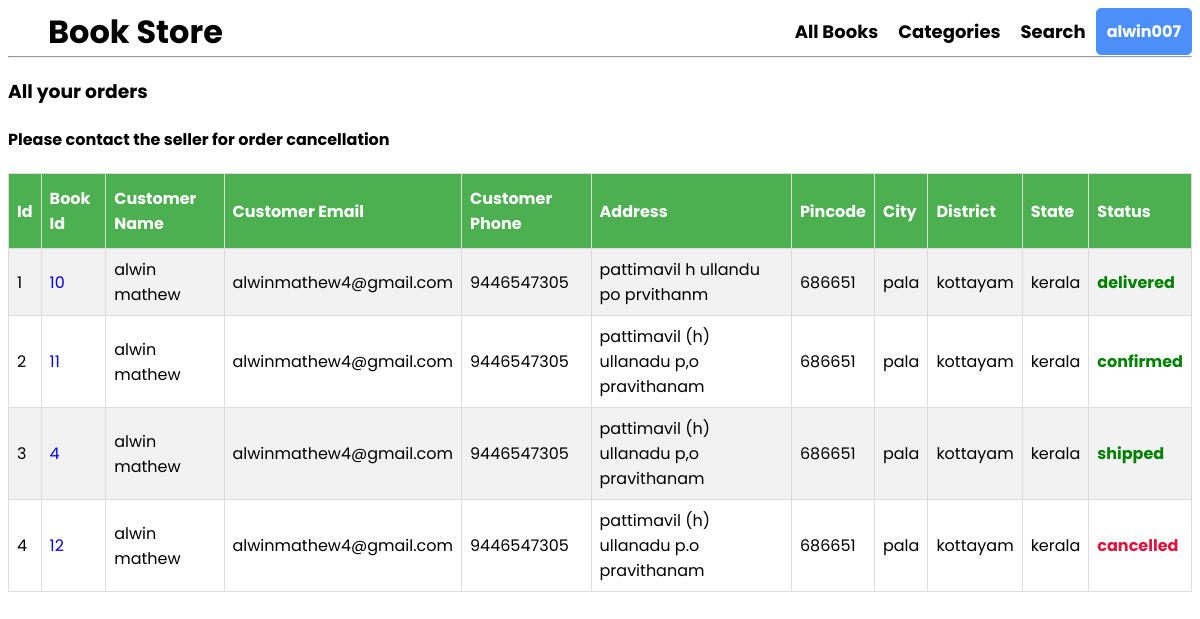
Page /store/books-display-buy/userorder.php (signed in) on the committed database.
### tables this page shows
CREATE TABLE IF NOT EXISTS `orders` (
  `oid` int NOT NULL AUTO_INCREMENT,
  `bid` int NOT NULL,
  `uid` int NOT NULL,
  `pincode` int NOT NULL,
  `addr` varchar(128) DEFAULT NULL,
  `city` varchar(64) DEFAULT NULL,
  `dist` varchar(64) DEFAULT NULL,
  `state` varchar(24) DEFAULT NULL,
  `status` varchar(15) NOT NULL DEFAULT 'pending',
  PRIMARY KEY (`oid`)
);

### backend/function.inc.php (called while the page is built, shortened)
<?php
 function getOrderUser($conn,$sql,$userid){
  $stmt = mysqli_stmt_init($conn);
  if (!mysqli_stmt_prepare($stmt,$sql)){
    header("location:../store/allbooks.php?error=stmtfailed");
    exit();
  }
  mysqli_stmt_bind_param($stmt,'s',$userid);
  mysqli_stmt_execute($stmt);
  $resultData = mysqli_stmt_get_result($stmt);
  if(mysqli_num_rows($resultData)>0){
    $result = $resultData;
    return $result;
  }
  else{
    $result = false;
    return $result;
  }
 }

### store/books-display-buy/userorder.php (the view)
<?php
   require "../../templates/storenav.php";
   require "../../backend/dbh.inc.php";
   require "../../backend/function.inc.php";
   $userid =$_SESSION["uid"];
   ?>
     <?php
      $sql="SELECT * from orders where uid =?;";
      $products=getOrderUser($conn,$sql,$userid);
      if($products!==false){
        echo('
        <h3>All your orders</h3>
        <h4>Please contact the seller for order cancellation</h4>
        <table id="customers">
        <tr>
          <th>Id</th>
          <th>Book Id</th>
          <th>Customer Name</th>
          <th>Customer Email</th>
          <th>Customer Phone</th>
          <th>Address</th>
          <th>Pincode</th>
          <th>City</th>
          <th>District</th>
          <th>State</th>
          <th>Status</th>
        </tr>
        ');
        while($row = mysqli_fetch_assoc($products)){
          $state =$row['status'];
          if("$state" === "pending"){$colordef ='orange';}
          else if("$state" === "cancelled"){$colordef ='#dc143c';}
          else{$colordef ='green';}
          echo('
          <tr>
          <td>'.$row['oid'].'</td>
          <td><a style="color:blue"href="/store/books-display-buy/displaypage.php?bid='.$row['bid'].'">'.$row['bid'].'</a></td>
          <td>'.$_SESSION['fname'].''." ".''.$_SESSION['lname'].'</td>
          <td>'.$_SESSION['email'].'</td>
          <td>'.$_SESSION['phno'].'</td>
          <td>'.$row['addr'].'</td>
          <td>'.$row['pincode'].'</td>
          <td>'.$row['city'].'</td>
          <td>'.$row['dist'].'</td>
          <td>'.$row['state'].'</td>
          <td style="font-weight: bold;color:'.$colordef.'">'.$row['status'].'</td>
        </tr>
        ');
        }
      }
      else{
          echo('
         <h4>You have no orders</h4>
         ');
      }
       ?>
</table>

### style/styles.css (style rules this page uses)
* { font-family: 'Poppins', sans-serif; color:black; text-decoration: none; }
#customers { border-collapse: collapse; width: 100%; }
#customers td, #customers th { border: 1px solid #ddd; padding: 8px; }
#customers tr:nth-child(even) { background-color: #f2f2f2; }
#customers th { padding-top: 12px; padding-bottom: 12px; text-align: left; background-color: #4CAF50; color: white; }

### rows in the picture
orders: oid "1", bid "10", addr "pattimavil h ullandu po prvithanm", pincode "686651", city "pala", dist "kottayam", state "kerala", status "delivered"
orders: oid "2", bid "11", addr "pattimavil (h) ullanadu p,o pravithanam", pincode "686651", city "pala", dist "kottayam", state "kerala", status "confirmed"
orders: oid "3", bid "4", addr "pattimavil (h) ullanadu p,o pravithanam", pincode "686651", city "pala", dist "kottayam", state "kerala", status "shipped"
orders: oid "4", bid "12", addr "pattimavil (h) ullanadu p.o pravithanam", pincode "686651", city "pala", dist "kottayam", state "kerala", status "cancelled"

### other values in the picture
$_SESSION['username'] "alwin007"
